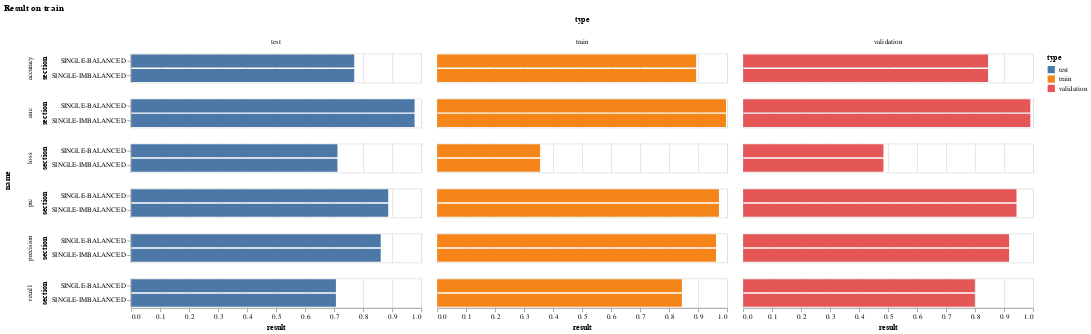

The notebook cell this image was saved under:
### Code cell
alt.Chart(melted_result, title="Result on section").mark_bar().encode(
  y='section',
  x='result',
  color='type',
  row='name',
  column='type',
)

### Figure 1 — Vega-Lite specification as saved in the notebook (floating-point values rounded to 4 significant figures)
{"config": {"view": {"continuousWidth": 400, "continuousHeight": 300}}, "data": {"name": "data-c5a49bbed17726cc8f2ad891f935d312"}, "mark": "bar", "encoding": {"color": {"type": "nominal", "field": "type"}, "column": {"type": "nominal", "field": "type"}, "row": {"type": "nominal", "field": "name"}, "x": {"type": "quantitative", "field": "result"}, "y": {"type": "nominal", "field": "section"}}, "title": "Result on train", "$schema": "https://vega.github.io/schema/vega-lite/v4.8.1.json", "datasets": {"data-c5a49bbed17726cc8f2ad891f935d312": [{"name": "loss", "section": "SINGLE-IMBALANCED", "type": "train", "result": 0.355}, {"name": "accuracy", "section": "SINGLE-IMBALANCED", "type": "train", "result": 0.893}, {"name": "precision", "section": "SINGLE-IMBALANCED", "type": "train", "result": 0.9614}, {"name": "recall", "section": "SINGLE-IMBALANCED", "type": "train", "result": 0.844}, {"name": "auc", "section": "SINGLE-IMBALANCED", "type": "train", "result": 0.9959}, {"name": "prc", "section": "SINGLE-IMBALANCED", "type": "train", "result": 0.9717}, {"name": "loss", "section": "SINGLE-BALANCED", "type": "train", "result": 0.355}, {"name": "accuracy", "section": "SINGLE-BALANCED", "type": "train", "result": 0.893}, {"name": "precision", "section": "SINGLE-BALANCED", "type": "train", "result": 0.9614}, {"name": "recall", "section": "SINGLE-BALANCED", "type": "train", "result": 0.844}, {"name": "auc", "section": "SINGLE-BALANCED", "type": "train", "result": 0.9959}, {"name": "prc", "section": "SINGLE-BALANCED", "type": "train", "result": 0.9717}, {"name": "loss", "section": "SINGLE-IMBALANCED", "type": "validation", "result": 0.4839}, {"name": "accuracy", "section": "SINGLE-IMBALANCED", "type": "validation", "result": 0.8447}, {"name": "precision", "section": "SINGLE-IMBALANCED", "type": "validation", "result": 0.9171}, {"name": "recall", "section": "SINGLE-IMBALANCED", "type": "validation", "result": 0.7991}, {"name": "auc", "section": "SINGLE-IMBALANCED", "type": "validation", "result": 0.9903}, {"name": "prc", "section": "SINGLE-IMBALANCED", "type": "validation", "result": 0.9427}, {"name": "loss", "section": "SINGLE-BALANCED", "type": "validation", "result": 0.4839}, {"name": "accuracy", "section": "SINGLE-BALANCED", "type": "validation", "result": 0.8447}, {"name": "precision", "section": "SINGLE-BALANCED", "type": "validation", "result": 0.9171}, {"name": "recall", "section": "SINGLE-BALANCED", "type": "validation", "result": 0.7991}, {"name": "auc", "section": "SINGLE-BALANCED", "type": "validation", "result": 0.9903}, {"name": "prc", "section": "SINGLE-BALANCED", "type": "validation", "result": 0.9427}, {"name": "loss", "section": "SINGLE-IMBALANCED", "type": "test", "result": 0.7112}, {"name": "accuracy", "section": "SINGLE-IMBALANCED", "type": "test", "result": 0.7691}, {"name": "precision", "section": "SINGLE-IMBALANCED", "type": "test", "result": 0.8604}, {"name": "recall", "section": "SINGLE-IMBALANCED", "type": "test", "result": 0.7059}, {"name": "auc", "section": "SINGLE-IMBALANCED", "type": "test", "result": 0.9771}, {"name": "prc", "section": "SINGLE-IMBALANCED", "type": "test", "result": 0.8863}, {"name": "loss", "section": "SINGLE-BALANCED", "type": "test", "result": 0.7112}, {"name": "accuracy", "section": "SINGLE-BALANCED", "type": "test", "result": 0.7691}, {"name": "precision", "section": "SINGLE-BALANCED", "type": "test", "result": 0.8604}, {"name": "recall", "section": "SINGLE-BALANCED", "type": "test", "result": 0.7059}, {"name": "auc", "section": "SINGLE-BALANCED", "type": "test", "result": 0.9771}, {"name": "prc", "section": "SINGLE-BALANCED", "type": "test", "result": 0.8863}]}}
